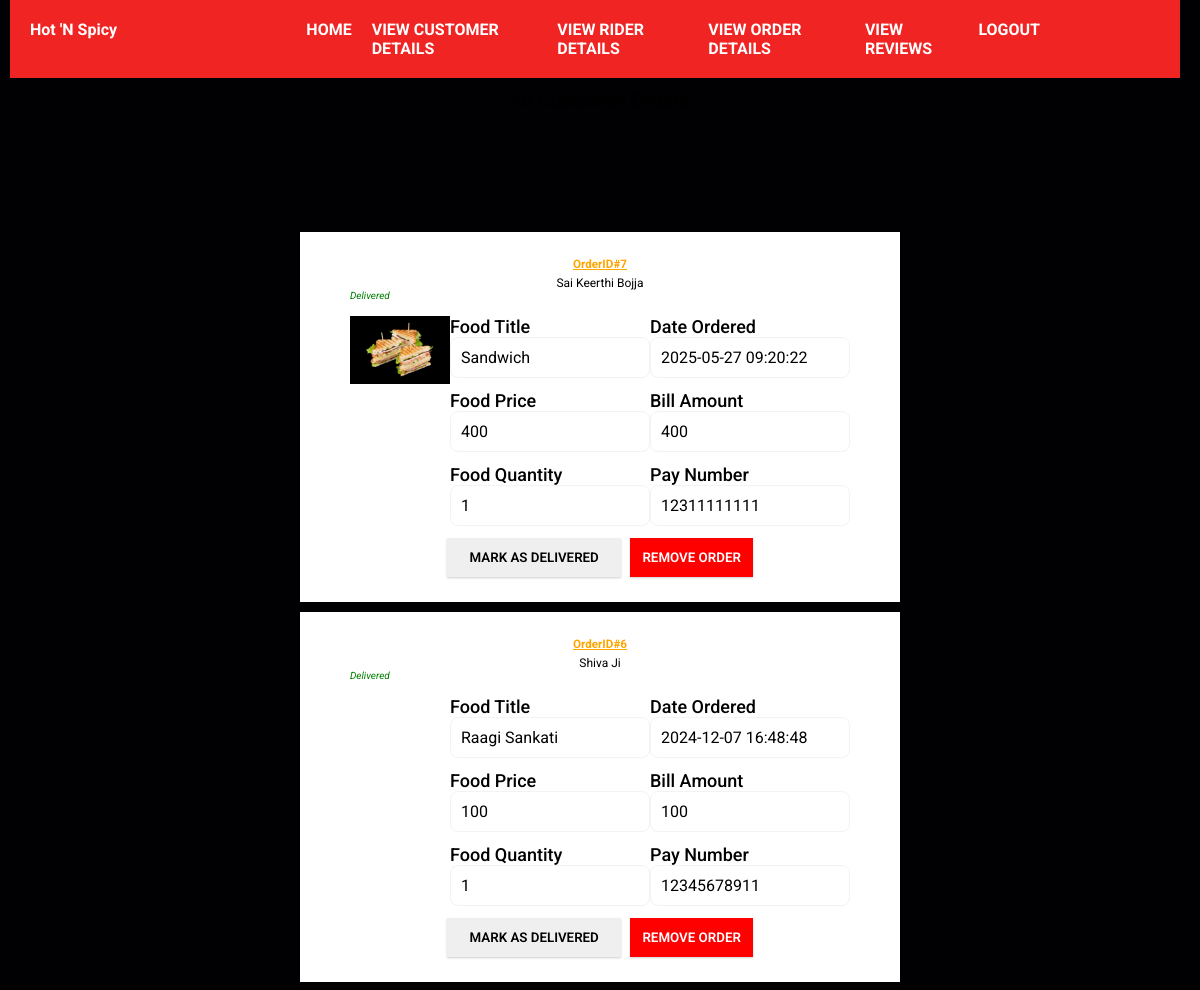
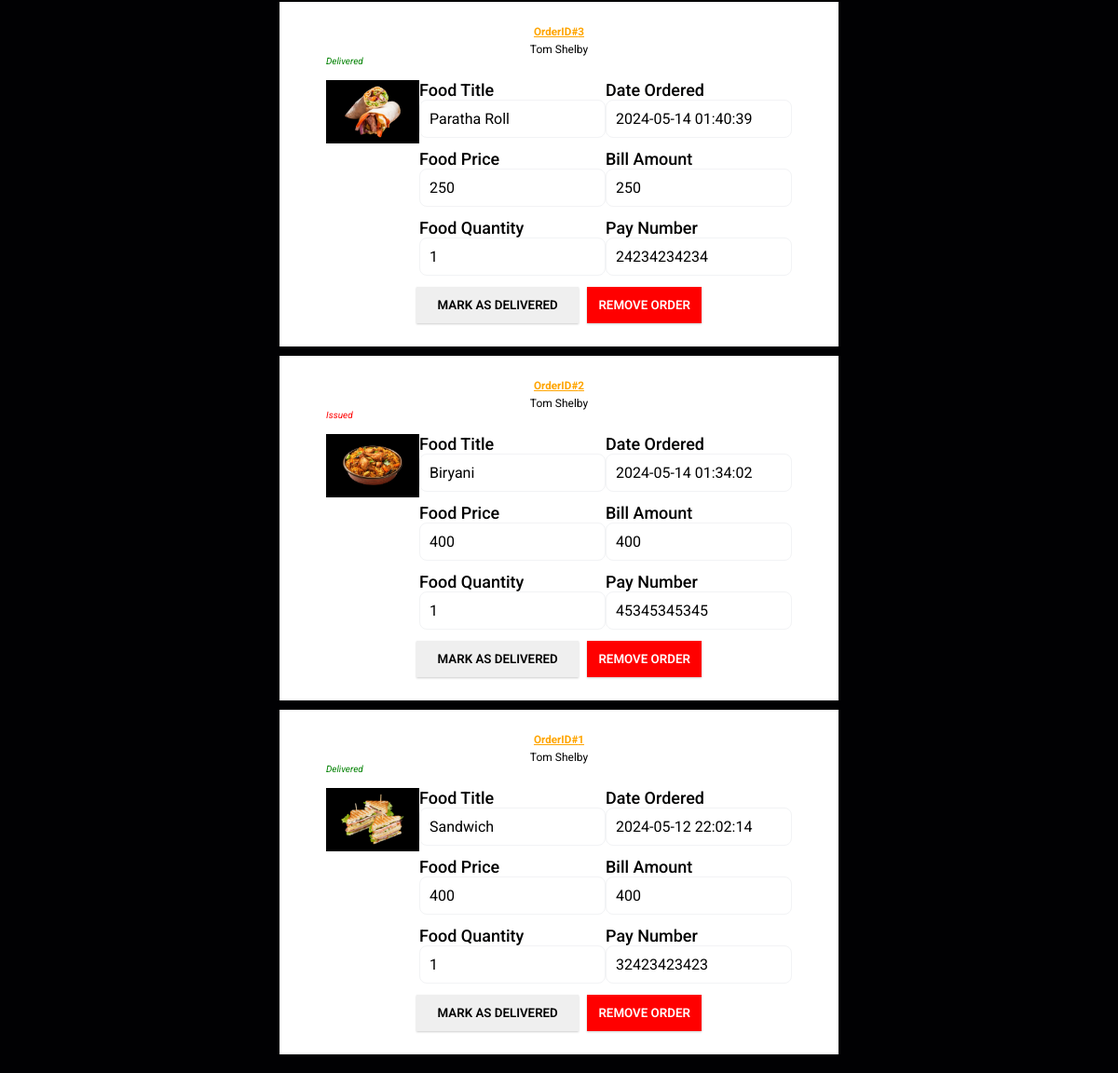
The page /allcustomer_orders (signed in) on the database its author committed (2 pictures, top to bottom).
### tables this page shows
CREATE TABLE Ordered (
        Order_Id        INTEGER PRIMARY KEY AUTOINCREMENT,
        customer_id	    int NOT NULL,
        food_no	        int NOT NULL,
        pay_id	        int NOT NULL,
        ordered_date	TIMESTAMP DEFAULT CURRENT_TIMESTAMP,
        quantity	    int DEFAULT 0,
        pay_amount	    int NOT NULL CHECK("pay_amount" > 0),
        order_status    VARCHAR(10) default 'Issued' CHECK(order_status='Pending' OR order_status='Delivered' OR order_status='Issued'), 
        rider_id        int NULL,   
        FOREIGN KEY(pay_id) REFERENCES Payment(pay_id) on delete set NULL,
        FOREIGN KEY(food_no) REFERENCES FOOD(food_no) on delete cascade,
        FOREIGN KEY(customer_id) REFERENCES CUSTOMERS(customer_id) on delete cascade
        FOREIGN KEY (rider_id) REFERENCES Riders(rider_id) on delete set NULL
        );

CREATE TABLE Customers(
        customer_id    INTEGER PRIMARY KEY AUTOINCREMENT,
        phone_no       varchar (25),
        user_name      VARCHAR (30),
        first_name     VARCHAR (30),
        last_name      VARCHAR (30),
        password        VARCHAR (30),
        address        VARCHAR (100),
        email          VARCHAR (50),
        admin_id        int not null,
        FOREIGN KEY (ADMIN_ID) REFERENCES ADMIN(ADMIN_ID)
        );

CREATE TABLE Food
    (
        food_no          INTEGER PRIMARY KEY AUTOINCREMENT ,
        food_image       VARCHAR(300) ,
        food_price       int,
        food_title       VARCHAR (100) ,
        food_description VARCHAR (500) ,
        admin_id         int NOT NULL,
        FOREIGN KEY (ADMIN_ID) REFERENCES ADMIN(ADMIN_ID)
    );

CREATE TABLE PAYMENT
    (
        pay_id                INTEGER PRIMARY KEY AUTOINCREMENT,
        pay_number            VARCHAR (15),
        customer_id           INT NOT NULL,
        FOREIGN KEY(customer_id) REFERENCES CUSTOMERS(customer_id) on delete cascade
    );

### app.py (the view)
@app.route('/allcustomer_orders')
def allOrders():
    if "email" and "password" in session:
        orderDetails = db.returnAllOrderDetailsOfCustomerWithJoins()
        orderDetails = orderDetails.fetchall()
        return render_template('AllorderDetails.html', orderDetails=orderDetails)
    return redirect(url_for('adminLogin'))

### database.py (called while the page is built)
    @staticmethod
    def returnAllOrderDetailsOfCustomerWithJoins():
        connection = s.connect("foodSystem.db")
        cursor = connection.cursor()
        orderDetails = cursor.execute(f'''
        SELECT Customers.first_name, Customers.last_name, ORDERED.Order_ID, FOOD.food_title, FOOD.food_price, FOOD.food_image, ORDERED.ordered_date,
        ORDERED.quantity, ORDERED.pay_amount, Payment.pay_number, ORDERED.order_status FROM ORDERED
        INNER JOIN CUSTOMERS
        ON ORDERED.customer_id = CUSTOMERS.customer_id
        INNER JOIN PAYMENT
        ON ORDERED.pay_id = PAYMENT.pay_id
        INNER JOIN FOOD
        ON ORDERED.food_no = FOOD.food_no
        order by ORDERED.Order_ID DESC
        ''')
        return orderDetails

### templates/AllorderDetails.html (shortened to what this page needs)
{% extends 'adminBase.html' %}
{% block body %}
{% if orderDetails|length != 0 %}
    <h1 style="text-align: center;margin-top: 10px;">All Customer Orders</h1>
    <div class="orderDetails">
        {% for i in range(orderDetails|length) %}
        <div class="detailCard">
            <div class="orderId">OrderID#{{ orderDetails[i][2] }} </div>
            <div style="text-align: center;margin-top: 5px; font-size: larger;" class="customerName">{{ orderDetails[i][0] }} {{ orderDetails[i][1] }}</div>
            <span style="color:blue;font-style: italic;" class="order_status">{{ orderDetails[i][10] }}</span>
            <div class="Singledetail">
                <div class="orderedImg">
                    <img src="/static/images/{{ orderDetails[i][5] }}" alt="">
                </div>
                <div class="foodDetail1">
                      <span class="foodDetailHeadings">Food Title</span>
                      <div class="Ftitle"><p>{{ orderDetails[i][3] }}</p></div>
                      <span class="foodDetailHeadings">Food Price</span>
                      <div class="Fprice"><p>{{ orderDetails[i][4] }}</p></div>
                      <span class="foodDetailHeadings">Food Quantity</span>
                      <div class="Fquantity"><p>{{ orderDetails[i][7] }}</p></div>
                </div>
                <div class="orderAndPaymentDetail">
                    <span class="foodDetailHeadings">Date Ordered</span>
                    <div class="orderedDate"><p>{{ orderDetails[i][6] }}</p></div>
                    <span class="foodDetailHeadings">Bill Amount</span>
                    <div class="orderAmount"><p>{{ orderDetails[i][8] }}</p></div>
                    <span class="foodDetailHeadings">Pay Number</span>
                    <div class="payNumber"><p>{{ orderDetails[i][9] }}</p></div>
                </div>
            </div>
            <div class="mark_AND_remove">
            <span class="mark_As_Done">
                <a href="/update_orderMarked/{{ orderDetails[i][2] }}"><button class="markDoneBtn">MARK AS DELIVERED</button></a>
            </span>
            <span class="removeOrder">
                <a href="/remove_order/{{ orderDetails[i][2] }}"><button id="removeOrder">REMOVE ORDER</button></a>
            </span>
        </div>
        </div>
        {% endfor %}
    </div>
    {% else %}
    <p style="text-align: center;font-size: larger;color: white;">Customers have't ordered anything yet.</p>
{% endif %}
{% endblock body %}

### static/css/adminStyle.css (style rules this page uses)
* { margin: 0; padding: 0; font-family:system-ui, -apple-system, BlinkMacSystemFont, 'Segoe UI', Roboto, Oxygen, Ubuntu, Cantarell, 'Open Sans', 'Helvetica Neue', sans-serif; }
body { background-color: #000000; }

### static/css/style.css (style rules this page uses)
:root { --main-color: #f12424; --black: #13131a; --bg: #010103; --border: .1rem solid rgba(255, 255, 255, .3); }
* { margin: 0; padding: 0; font-family:'Roboto', sans-serif; outline: none; border:none; box-sizing: border-box; text-decoration: none; text-transform: capitalize; transition: .2s linear; }
html { font-size: 62.5%; overflow-x: hidden; scroll-padding-top: 9rem; scroll-behavior: smooth; }
body { background: var(--bg); }
.orderDetails { margin-left: 25%; margin-right: 25%; margin-bottom: 20px; margin-top: 10%; }
.detailCard { margin-top: 10px; padding: 25px 50px 25px 50px; box-shadow: 0 1px 2px rgba(0, 0, 0, 0.2); background-color: white; }
.orderId { text-align: center; color: orange; text-decoration: underline; font-size: 1.17em; font-weight: bold; }
.Singledetail { margin-top: 15px; display: flex; justify-content: space-around; }
.foodDetailHeadings { font-size: large; font-weight: 500; }
.Ftitle p, .Fprice p, .Fquantity p, .orderedDate p, .orderAmount p, .payNumber p { width: auto; font-size: medium; padding: 10px; width: 200px; border-radius: max(0px, min(8px, ((100vw - 4px) - 100%) * 9999)) / 8px; border: 1px solid #F2F3F5; margin-bottom: 12px; }
.orderedImg { width: 20%; }
.orderedImg img { width:100px; }
.mark_As_Done button { text-align: center; font-weight: 600; padding: 12px; width: 95%; border: none; cursor: pointer; box-shadow: 0 1px 2px rgba(0, 0, 0, 0.2); margin-right: 30px; }
.mark_AND_remove { display: flex; justify-content: center; align-items: center; }
.removeOrder button { text-align: center; font-weight: 600; padding: 12px; width: 100%; border: none; cursor: pointer; background-color: red; color: white; box-shadow: 0 1px 2px rgba(0, 0, 0, 0.2); }

### rows shown on the page
Ordered: Order_Id "7", order_status "Delivered", quantity "1", ordered_date "2025-05-27 09:20:22", pay_amount "400"
Customers: first_name "Sai Keerthi", last_name "Bojja"
Food: food_image (picture), food_title "Sandwich" "Sandwich", food_price "400" "400"
PAYMENT: pay_number "12311111111"
Ordered: Order_Id "6", order_status "Delivered", quantity "1", ordered_date "2024-12-07 16:48:48", pay_amount "100"
Customers: first_name "Shiva", last_name "Ji"
Food: food_title "Raagi Sankati", food_price "100"
PAYMENT: pay_number "12345678911"
Ordered: Order_Id "3", order_status "Delivered", quantity "1", ordered_date "2024-05-14 01:40:39", pay_amount "250"
Customers: first_name "Tom" "Tom" "Tom", last_name "Shelby" "Shelby" "Shelby"
Food: food_image (picture), food_title "Paratha Roll", food_price "250"
PAYMENT: pay_number "24234234234"
Ordered: Order_Id "2", order_status "Issued", quantity "1", ordered_date "2024-05-14 01:34:02", pay_amount "400"
Food: food_image (picture), food_title "Biryani", food_price "400"
PAYMENT: pay_number "45345345345"
Ordered: Order_Id "1", order_status "Delivered", quantity "1", ordered_date "2024-05-12 22:02:14", pay_amount "400"
PAYMENT: pay_number "32423423423"
